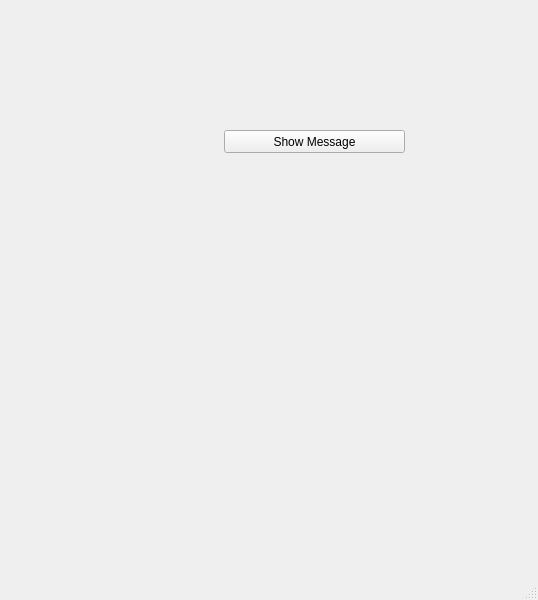
<?xml version="1.0" encoding="UTF-8"?>
<ui version="4.0">
 <class>MainWindow</class>
 <widget class="QMainWindow" name="MainWindow">
  <property name="geometry">
   <rect>
    <x>0</x>
    <y>0</y>
    <width>538</width>
    <height>600</height>
   </rect>
  </property>
  <property name="windowTitle">
   <string>MainWindow</string>
  </property>
  <widget class="QWidget" name="centralwidget">
   <widget class="QPushButton" name="pushButton">
    <property name="geometry">
     <rect>
      <x>224</x>
      <y>130</y>
      <width>181</width>
      <height>23</height>
     </rect>
    </property>
    <property name="text">
     <string>Show Message</string>
    </property>
   </widget>
  </widget>
  <widget class="QMenuBar" name="menubar">
   <property name="geometry">
    <rect>
     <x>0</x>
     <y>0</y>
     <width>538</width>
     <height>21</height>
    </rect>
   </property>
  </widget>
  <widget class="QStatusBar" name="statusbar"/>
 </widget>
 <resources/>
 <connections/>
</ui>
